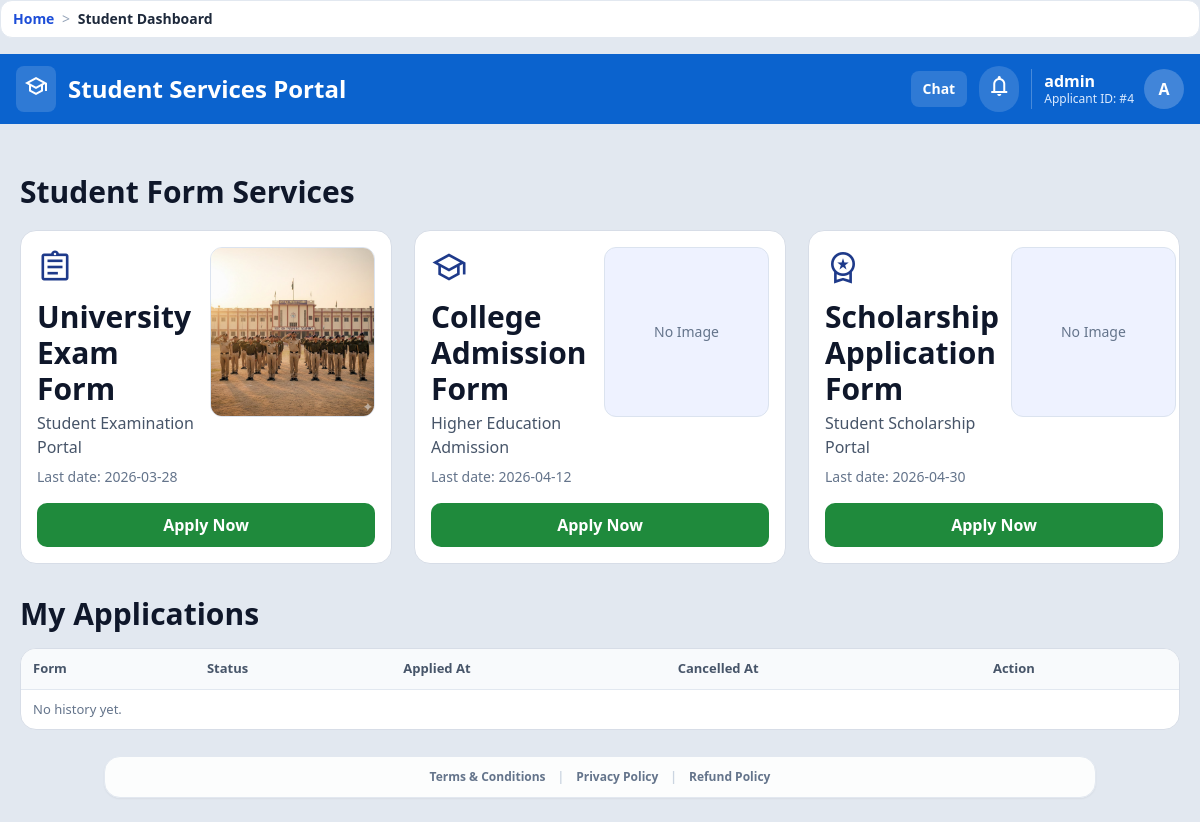
Before: /student-services/ (signed in) with the older database file.
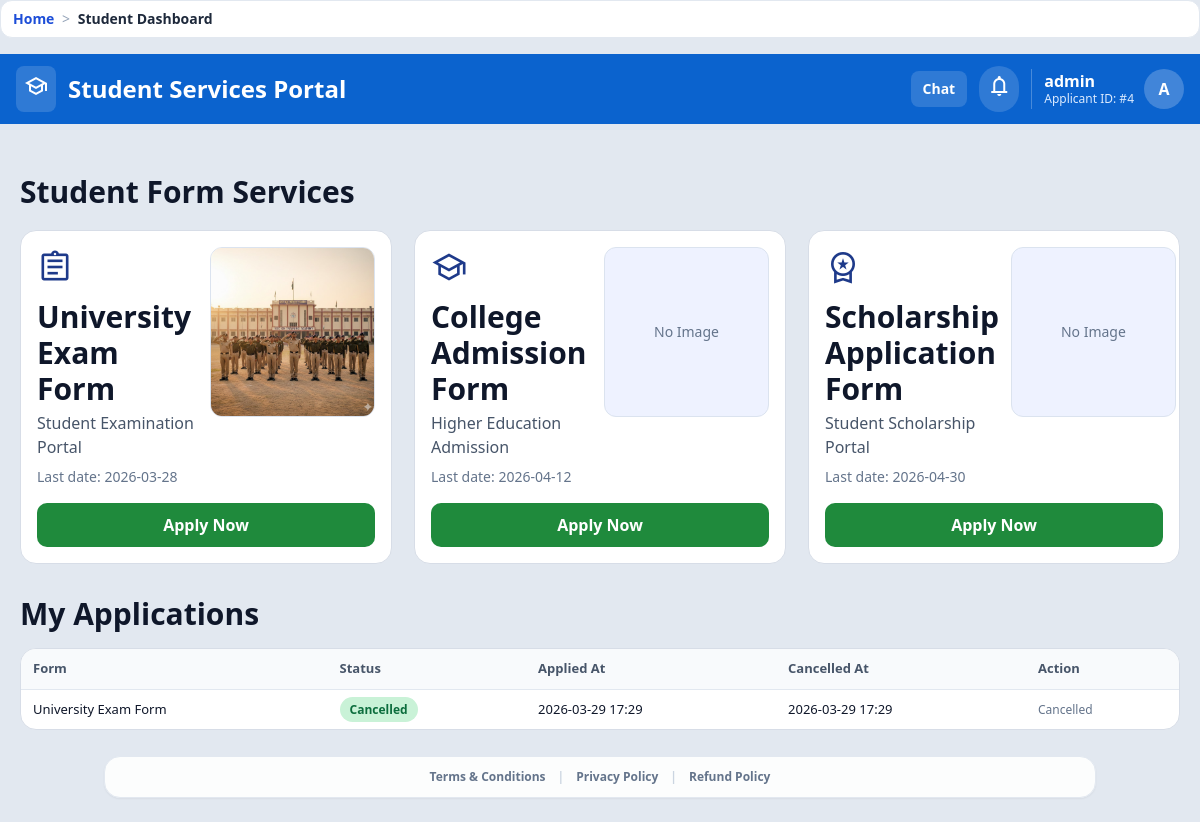
After: the same page with the newer database file.
### accounts/models.py (models this page shows, shortened)
class Vacancy(models.Model):
    CATEGORY_GOVERNMENT = "government"
    CATEGORY_STUDENT = "student"
    CATEGORY_CHOICES = [
        (CATEGORY_GOVERNMENT, "Government"),
        (CATEGORY_STUDENT, "Student"),
    ]
    category = models.CharField(max_length=20, choices=CATEGORY_CHOICES, default=CATEGORY_GOVERNMENT)
    title = models.CharField(max_length=200)
    organization = models.CharField(max_length=200)
    last_date = models.DateField()
    icon_name = models.CharField(max_length=50, blank=True, default="description")
    image = models.ImageField(upload_to="vacancy_images/", null=True, blank=True)
    display_order = models.PositiveIntegerField(default=0)
    is_active = models.BooleanField(default=True)
    hidden_from_users = models.BooleanField(default=False)
    visible_to_users = models.JSONField(default=list, blank=True)
    required_documents = models.JSONField(default=list, blank=True)
    required_profile_fields = models.JSONField(default=list, blank=True)
    created_at = models.DateTimeField(auto_now_add=True)
    class Meta:
        ordering = ["display_order", "last_date", "id"]

class Application(models.Model):
    STATUS_PENDING = "pending"
    STATUS_APPROVED = "approved"
    STATUS_UNDER_REVIEW = "under_review"
    STATUS_REJECTED = "rejected"
    STATUS_CANCELLED = "cancelled"
    STATUS_CHOICES = [
        (STATUS_PENDING, "Pending"),
        (STATUS_APPROVED, "Approved"),
        (STATUS_UNDER_REVIEW, "Under Review"),
        (STATUS_REJECTED, "Rejected"),
        (STATUS_CANCELLED, "Cancelled"),
    ]
    profile = models.ForeignKey(UserProfile, on_delete=models.CASCADE, related_name="applications")
    vacancy = models.ForeignKey(Vacancy, on_delete=models.CASCADE, related_name="applications")
    status = models.CharField(max_length=20, choices=STATUS_CHOICES, default=STATUS_PENDING)
    remarks = models.TextField(blank=True)
    applied_at = models.DateTimeField(auto_now_add=True)
    updated_at = models.DateTimeField(auto_now=True)
    cancelled_at = models.DateTimeField(null=True, blank=True)
    class Meta:
        ordering = ["-applied_at"]
        constraints = [
            models.UniqueConstraint(fields=["profile", "vacancy"], name="unique_application_per_profile_vacancy"),
        ]

### core/views.py (the view)
# urls.py: path("student-services/", views.student_services_dashboard, name="student_services_dashboard"),
@login_required
def student_services_dashboard(request):
    profile, _ = UserProfile.objects.get_or_create(user=request.user)
    _seed_default_vacancies()
    services = [
        item
        for item in Vacancy.objects.filter(category=Vacancy.CATEGORY_STUDENT).order_by(
            "display_order", "last_date", "id"
        )
        if _vacancy_visible_to_profile(item, profile)
    ]
    user_apps = Application.objects.filter(profile=profile).select_related("vacancy")
    application_map = {app.vacancy_id: app for app in user_apps}
    service_cards = []
    for service in services:
        service_cards.append(
            {
                "vacancy": service,
                "application": application_map.get(service.id),
            }
        )
    my_applications = (
        user_apps.filter(vacancy__category=Vacancy.CATEGORY_STUDENT)
        .order_by("-applied_at")
    )
    news_items = _news_for_portal(PortalNews.TARGET_STUDENT)
    return render(
        request,
        "portal_main/student_services.html",
        {
            "profile": profile,
            "service_cards": service_cards,
            "my_applications": my_applications,
            "news_items": news_items,
            "is_admin_user": _can_access_admin(request),
        },
    )

### core/context_processors.py (called while the page is built)
def _humanize_slug(text):
    value = str(text or "").strip().replace("-", " ").replace("_", " ")
    if value.isdigit():
        return f"#{value}"
    return value.title() if value else "Page"

def breadcrumbs(request):
    path = (getattr(request, "path", "") or "/").split("?", 1)[0]
    if not path.startswith("/"):
        path = f"/{path}"
    crumbs = [{"label": "Home", "url": "/"}]
    if path == "/":
        return {"breadcrumbs": crumbs}
    running = ""
    for part in [p for p in path.strip("/").split("/") if p]:
        running += f"/{part}"
        url = f"{running}/"
        label = _humanize_slug(part)
        try:
            match = resolve(url)
            label = NAME_LABELS.get(match.url_name, label)
        except Resolver404:
            pass
        crumbs.append({"label": label, "url": url})
    deduped = [crumbs[0]]
    for item in crumbs[1:]:
        if item["label"] == deduped[-1]["label"] and item["url"] == deduped[-1]["url"]:
            continue
        deduped.append(item)
    return {"breadcrumbs": deduped}

### core/views.py (called while the page is built)
def _is_admin_user(user):
    return bool(user and (user.is_superuser or user.is_staff))

### templates/portal_main/student_services.html (shortened to what the changed rows need)
{% extends 'base.html' %}
{% block body_class %}min-h-screen bg-slate-200 text-slate-900{% endblock %}
{% block page_container_class %}max-w-[1380px] mx-auto p-0{% endblock %}
{% block content %}
<div class="page-wrap">
  <section class="mt-8">
    <h2 class="text-2xl md:text-3xl font-black">Student Form Services</h2>
    <div class="service-grid mt-5">
      {% for card in service_cards %}
      {% with vacancy=card.vacancy app=card.application %}
      <article class="service-card p-4">
        <div class="service-top">
          <div>
            <div class="flex items-center justify-between">
              <span class="material-symbols-outlined text-4xl text-blue-900">{{ vacancy.icon_name|default:'description' }}</span>
            </div>
            <h3 class="mt-3 text-xl md:text-3xl leading-tight font-black">{{ vacancy.title }}</h3>
            <p class="text-sm md:text-base text-slate-600 mt-1">{{ vacancy.organization }}</p>
            <p class="text-sm text-slate-500 mt-2">Last date: {{ vacancy.last_date|date:'Y-m-d' }}</p>
          </div>
          <div class="service-media">
            {% if vacancy.image %}
              <img src="{{ vacancy.image.url }}" alt="{{ vacancy.title }}">
            {% else %}
              <div class="h-full w-full grid place-items-center text-slate-500 text-sm">No Image</div>
            {% endif %}
          </div>
        </div>
        {% if vacancy.is_active %}
        <form method="post" action="{% url 'apply_student_service' vacancy.id %}" class="mt-4">
          <button class="btn-apply" type="submit">{% if app and app.status != 'cancelled' %}Applied{% else %}Apply Now{% endif %}</button>
        </form>
        {% else %}
        <div class="mt-4">
          <button class="btn-deactivated" type="button" disabled>Deactivated</button>
        </div>
        {% endif %}
      </article>
      {% endwith %}
      {% endfor %}
    </div>
  </section>
  <section class="mt-8">
    <h2 class="text-3xl font-black">My Applications</h2>
    <div class="myapps-card mt-4 overflow-x-auto">
      <table class="myapps-table">
        <thead>
          <tr>
            <th>Form</th>
            <th>Status</th>
            <th>Applied At</th>
            <th>Cancelled At</th>
            <th>Action</th>
          </tr>
        </thead>
        <tbody>
          {% for app in my_applications %}
          <tr>
            <td>{{ app.vacancy.title }}</td>
            <td><span class="status-pill">{{ app.get_status_display }}</span></td>
            <td>{{ app.applied_at|date:'Y-m-d H:i' }}</td>
            <td>{% if app.cancelled_at %}{{ app.cancelled_at|date:'Y-m-d H:i' }}{% else %}-{% endif %}</td>
            <td>
              {% if app.status != 'cancelled' %}
              <form method="post" action="{% url 'cancel_own_application' app.id %}">
                {% csrf_token %}
                <input type="hidden" name="source" value="student">
                <button class="btn-apply" style="background:#0f172a; padding:6px 10px; width:auto;" type="submit">Cancel</button>
              </form>
              {% else %}
              <span class="text-slate-500 text-xs">Cancelled</span>
              {% endif %}
            </td>
          </tr>
          {% empty %}
          <tr><td colspan="5" class="text-slate-500">No history yet.</td></tr>
          {% endfor %}
        </tbody>
      </table>
    </div>
  </section>
</div>
{% endblock %}

Changed rows visible on the page:
added Application: vacancy "University Exam Form", status "Cancelled", applied_at "2026-03-29 17:29", cancelled_at "2026-03-29 17:29"
Other visible differences:
text no longer shown: "No history yet."
